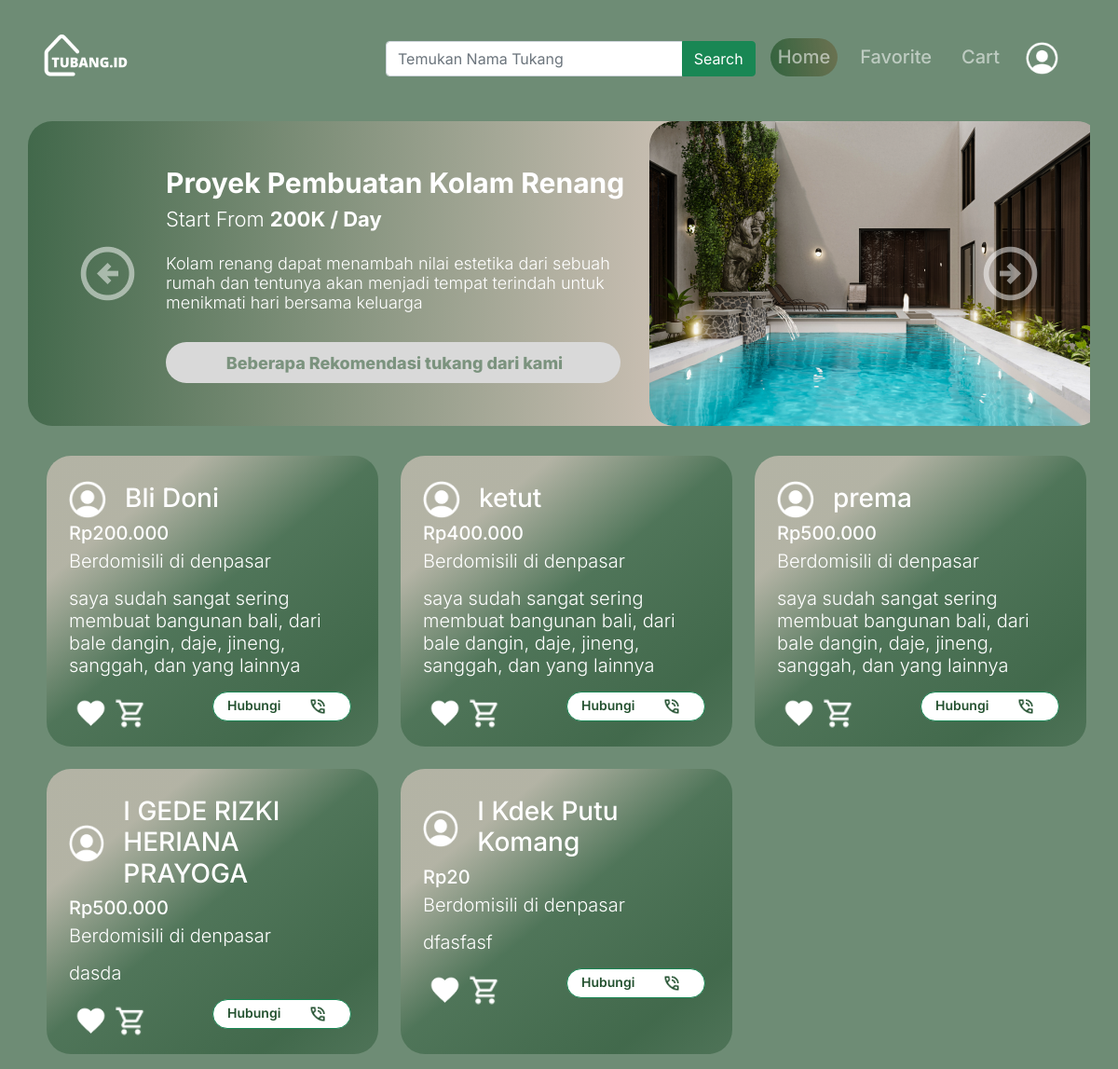
The app's page /home.php (signed in), older data.
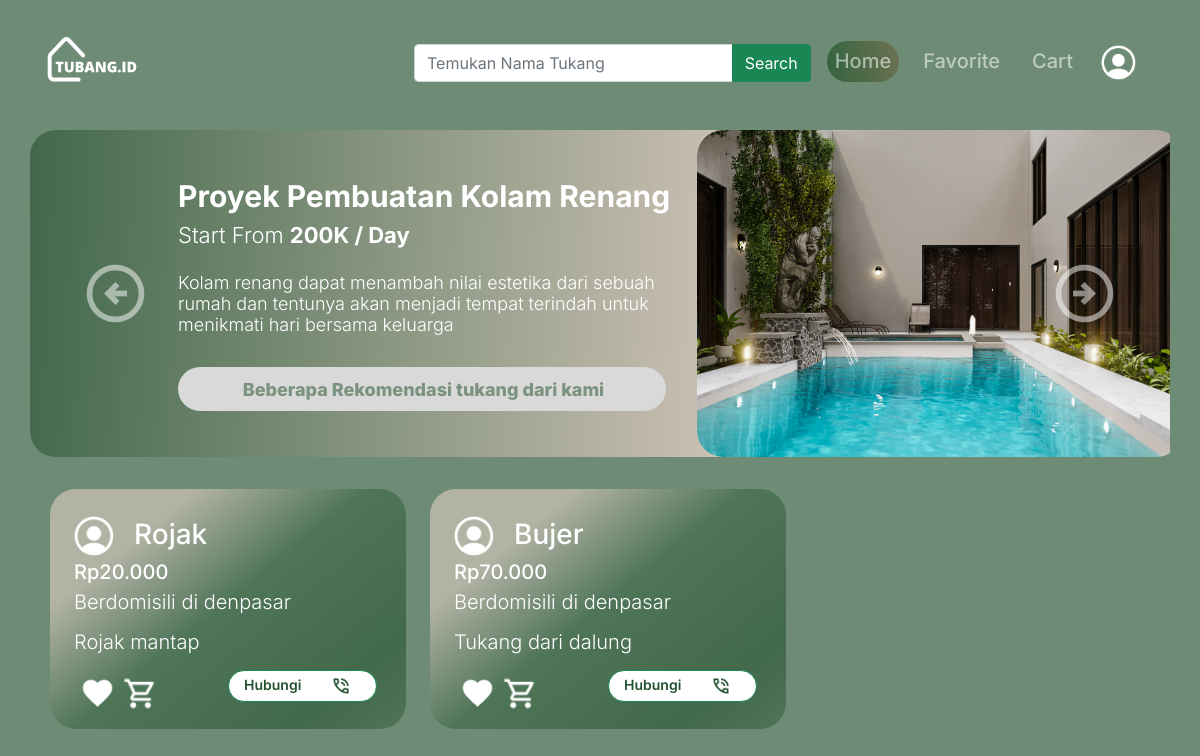
The same page, newer data.
### tables this page shows
CREATE TABLE `info_tukang` (
  `id` int(10) NOT NULL,
  `nama` varchar(50) NOT NULL,
  `alamat` text NOT NULL,
  `deskripsi` text NOT NULL,
  `no_hp` varchar(13) NOT NULL,
  `norek` varchar(20) NOT NULL,
  `harga` int(20) NOT NULL,
  `statuss` int(11) NOT NULL,
  `foto_tukang` varchar(50) DEFAULT NULL
);

### home.php (the view, shortened to what this page needs)
<?php include("koneksi_db.php");
?>
<!DOCTYPE html>
<html lang="en">
  <head>
    <link
      rel="stylesheet"
      href="https://cdnjs.cloudflare.com/ajax/libs/font-awesome/5.15.3/css/all.min.css"
    />
    <link
      rel="stylesheet"
      href="https://cdnjs.cloudflare.com/ajax/libs/font-awesome/5.15.3/css/all.min.css"
    />
    <link
      href="https://cdn.jsdelivr.net/npm/bootstrap@5.1.3/dist/css/bootstrap.min.css"
      rel="stylesheet"
    />
    <link rel="stylesheet" href="css/home.css" />
  </head>
  <body>
    <nav
      class="navbar navbar-expand-lg navbar-dark bg-transparent position-fixed w-100"
    >
      <div class="container">
        <a class="navbar-brand" href="index.php">
          <img
            src="images/logo-putih.png"
            alt=""
            class="d-inline-block align-item-center me-3"
          />
        </a>
        <div
          class="collapse navbar-collapse"
          id="navbarNav"
          style="margin-left: 20vw"
        >
          <form class="input-group me-3" method="GET" action="home.php">
            <input
              class="form-control"
              type="search"
              placeholder="Temukan Nama Tukang"
              aria-label="Search"
              name="search"
            />
            <button class="btn btn-success" type="submit">Search</button>
          </form>
          <ul class="navbar-nav">
            <li class="nav-item me-3 active">
              <a class="nav-link" aria-current="page" href="home.php">Home</a>
            </li>
            <li class="nav-item me-3">
              <a class="nav-link" href="favorite.php">Favorite</a>
            </li>
            <li class="nav-item me-3">
              <a class="nav-link" href="cart.php">Cart</a>
            </li>
            <li
              class="nav-item me-3 m-0 p-0"
              style="height: 45px; width: 45px; margin-top: 10px"
            >
              <a href="akun.php" class="ms-1"
                ><img
                  class="mt-1"
                  src="images/icon-org.png"
                  style="height: 35px; width: 35px"
              /></a>
            </li>
          </ul>
        </div>
      </div>
    </nav>
    <section id="hero">
      <div class="container h-100">
        <div class="row mb-4 atas">
          <div class="col-12 card p-0" style="margin-top: 130px; padding: 0px;" >
            <div id="carouselExampleControls" class="carousel slide p-0 m-0" data-bs-ride="carousel" style="position: absolute; z-index: 2; padding: 0px; margin-left: 0px">
              <div class="carousel-inner p-0 m-0" style="padding: 0px; margin-left: 0px">
                <div class="carousel-item active">
                  <div class="row">
                    <div class="col-7 pt-5 kiri" style="padding-left: 160px">
                      <h2>Proyek Pembuatan Kolam Renang</h2>
                      <h3>Start From <span>200K / Day</span></h3>
                      <p class="pt-3 pb-3">
                        Kolam renang dapat menambah nilai estetika dari sebuah rumah
                        dan tentunya akan menjadi tempat terindah untuk menikmati hari
                        bersama keluarga
                      </p>
                      <div class="row info m-0 p-0">
                        <div class="col-10 m-0 p-0 ps-4 pt-2">
                          <h3>Beberapa Rekomendasi tukang dari kami</h3>
                        </div>
                      </div>
                    </div>
                    <div class="col-5 card kanan-1"></div>
                  </div>
                </div>
              </div>
            </div>
            <button class="carousel-control-prev" type="button" data-bs-target="#carouselExampleControls" data-bs-slide="prev" style="position: absolute; z-index: 5;">
              <img src="images/kiri.png">
            </button>
            <button class="carousel-control-next" type="button" data-bs-target="#carouselExampleControls" data-bs-slide="next" style="position: absolute; z-index: 5;">
              <img src="images/kanan.png">
            </button>
          </div>
        </div>
        <div class="row bawah">
          <?php
          $search = isset($_GET['search']) ? $_GET['search'] : '';
          $sql = "SELECT * FROM info_tukang WHERE nama LIKE '%$search%' AND statuss = 1 ";
          $query = mysqli_query($db_config, $sql);
          while ($db = mysqli_fetch_array($query)):
          ?>
          <div class='col-4 mb-4'>
              <div class='card m-2 h-100 w-100 p-4 pb-2'>
                  <div class='raw d-flex align-items-center'>
                      <img src='images/icon-org.png' />
                      <h3><?= $db['nama'] ?></h3>
                  </div>
                  <div class="raw">
                    <h5>Rp<?= number_format($db['harga'], 0, ',', '.') ?></h5>
                  </div>
                  <div class='raw'>
                      <p>Berdomisili di denpasar</p>
                      <p><?= $db['deskripsi'] ?></p>
                  </div>
                  <div class='raw d-flex'>
                      <div class='col d-flex'>
                          <form action="favorite.php" method="post">
                              <button type="submit" class="btn me-2" style="height: 35px; width: 35px; background: transparent; ">
                                <img src='images/love.png' style='height: 35px; width: 35px' />
                              </button>
                          </form>
                          <form action="cart.php" method="post">
                              <button type="submit" class="btn " style="height: 35px; width: 35px; background: transparent; ">
                                <img src="images/keranjang.png" alt="" style='height: 35px; width: 35px'>
                              </button>
                          </form>
                      </div>
                      <div class='col'>
                          <button type="button" class='btn btn-success d-flex m-0' data-bs-toggle="modal" data-bs-target="#exampleModal" onclick="tampilkanNomorHp('<?= $db['no_hp'] ?>')">
                              <h6>Hubungi</h6>
                              <img src='images/telfon.png' style='height: 20px; width: 20px; margin-left: 30px' />
                          </button>
                      </div>
                  </div>
              </div>
            </div>
          <?php endwhile; ?>
        </div>
      </div>
    </section>
  </body>
</html>

### css/home.css (style rules this page uses)
body { font-family: "Inter", sans-serif; background: rgba(35, 81, 46, 0.66); }
* { z-index: 2; }
nav { z-index: 3; }
.nav-item.active { color: #fff; font-size: 20px; font-style: normal; font-weight: 700; line-height: normal; border-radius: 27px; background: linear-gradient( 260deg, #d38d74 -180.39%, rgba(17, 77, 33, 0.66) 104.51% ); height: 41px; flex-shrink: 0; }
.nav-link { color: #000; font-size: 20px; font-style: normal; font-weight: 500; line-height: normal; }
#hero { color: black; height: 100vh; width: 100%; }
.atas { display: flex; justify-content: center; }
.atas .card { min-height: 327px; flex-shrink: 0; border-radius: 26px; border: none; background: linear-gradient( 93deg, rgba(35, 81, 47, 0.66) -2.18%, #ecd5cd 75.15% ); }
.atas .kiri h2 { color: #fff; font-size: 30px; font-style: normal; font-weight: 700; line-height: normal; }
.atas .kiri h3 { color: #fff; font-family: Inter; font-size: 22px; font-style: normal; font-weight: 300; line-height: normal; }
.atas .kiri h3 span { color: #fff; font-family: Inter; font-size: 22px; font-style: normal; font-weight: 700; line-height: normal; }
.atas .kiri p { color: #fff; font-family: Inter; font-size: 18px; font-style: normal; font-weight: 300; line-height: normal; }
.atas .kiri .info { border-radius: 22px; background: #d9d9d9; width: 488px; height: 44px; flex-shrink: 0; display: flex; justify-content: center; align-items: center; }
.atas .kiri .info h3 { color: #7b937e; font-family: Inter; font-size: 18px; font-style: normal; font-weight: 800; line-height: normal; }
.atas .kanan-1 { background-image: url("../images/kolam.png"); background-size: cover; }
.bawah .card { border: none; border-radius: 26px; background: linear-gradient( 141deg, rgba(200, 191, 179, 0.77) 22.18%, rgba(50, 95, 62, 0.51) 48.62%, rgba(35, 81, 47, 0.59) 82.4%, rgba(0, 0, 0, 0) 141.3% ); }
.bawah .raw img { margin-right: 20px; height: 40px; width: 40px; }
.bawah .raw h3 { margin-top: 5px; color: #fff; }
.bawah .raw h5 { margin-bottom: 1px; color: #fff; }
.bawah .raw p { margin-top: 5px; color: #fff; font-size: 20px; font-style: normal; font-weight: 300; line-height: normal; }
.bawah .btn { border-radius: 33px; background: #fff; color: #23512f; padding: 5px; padding-bottom: 0px; }
.bawah .btn h6 { margin-left: 10px; font-size: 14px; font-style: normal; font-weight: 600; line-height: normal; }

Row changes from the older to the newer data that the page shows:
removed info_tukang: nama "Bli Doni", harga "200.000", deskripsi "saya sudah sangat sering membuat bangunan bali, dari bale dangin, daje, jineng, sanggah, dan yang lainnya"
removed info_tukang: nama "ketut", harga "400.000", deskripsi "saya sudah sangat sering membuat bangunan bali, dari bale dangin, daje, jineng, sanggah, dan yang lainnya"
removed info_tukang: nama "prema", harga "500.000", deskripsi "saya sudah sangat sering membuat bangunan bali, dari bale dangin, daje, jineng, sanggah, dan yang lainnya"
removed info_tukang: nama "I GEDE RIZKI HERIANA PRAYOGA", harga "500.000", deskripsi "dasda"
removed info_tukang: nama "I Kdek Putu Komang", harga "20", deskripsi "dfasfasf"
added info_tukang: nama "Rojak", harga "20.000", deskripsi "Rojak mantap"
added info_tukang: nama "Bujer", harga "70.000", deskripsi "Tukang dari dalung"
